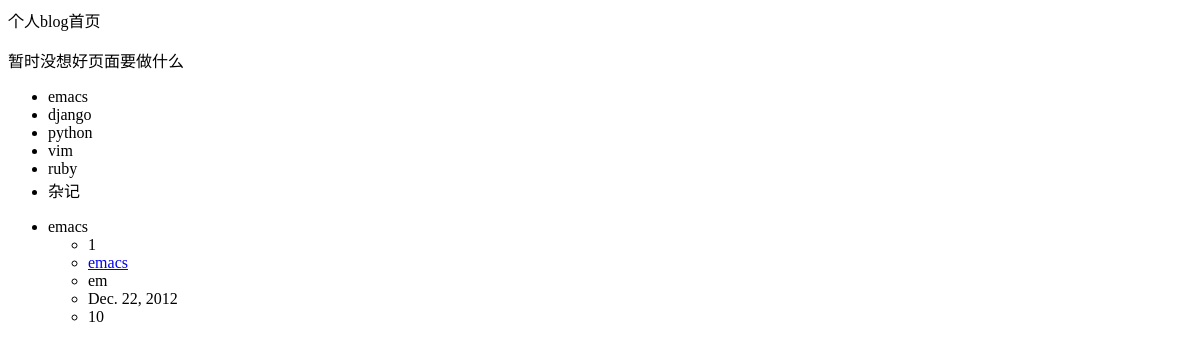
The page /blog/ on the database as committed earlier.
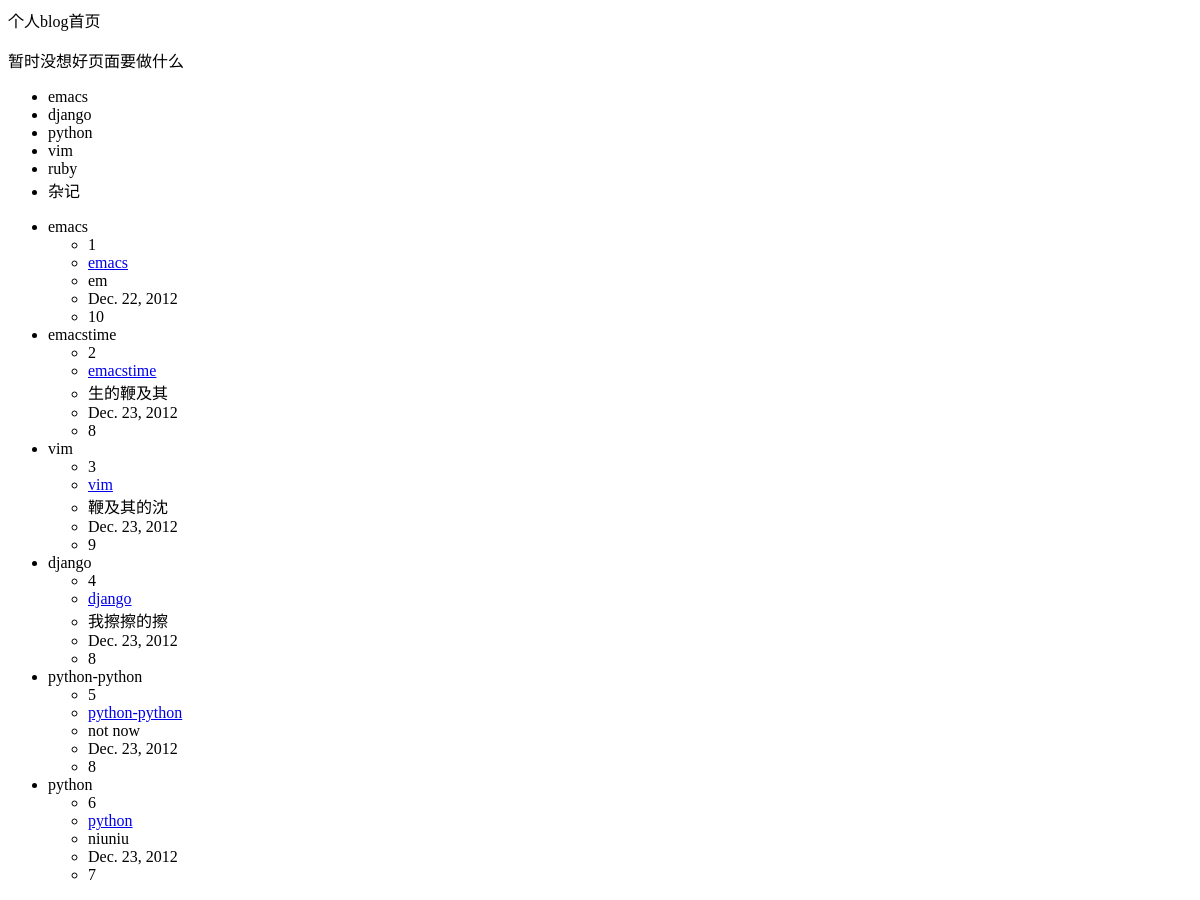
The same page on the database as committed later.
### webblog/models.py (models this page shows)
class Category(models.Model):
    category_id = models.AutoField(primary_key=True)
    name = models.CharField(max_length=20)
    create_time = models.DateTimeField(auto_now=True)
    category_rate = models.SmallIntegerField(verbose_name="排名")
    def __unicode__(self):
        return self.name

class Tag(models.Model):
    tag_id = models.AutoField(primary_key=True)
    tag_name = models.CharField(max_length=20, db_index=True,unique=True)
    desc = models.CharField(max_length=50)
    create_time = models.DateField(auto_now=True)
    tag_rate = models.SmallIntegerField()
    def __unicode__(self):
        return self.tag_name

### webblog/views.py (the view)
# urls.py: url(r'^blog/$', 'views.index'),
def index(request):
    cate = Category.objects.all()
    tags = Tag.objects.all()
    return render_to_response('blog/index.html',{'cate':cate, 'tag':tags})

### Template/blog/index.html (shortened to what this page needs)
{% block content %}
<div>
  <p>个人blog首页</p>
  <p>暂时没想好页面要做什么</p>
  <div id="category">
      <ul>
        {% for c in cate %}
          <li>{{ c }}</li>
        {% endfor %}
      </ul>
      <ul>
        {% for t in tag %}
        <li> {{ t }}</li>
         <ul>
             <li>{{ t.tag_id }}</li>
             <li><a href="{% url webblog.views.list t.tag_id 0 %}">{{ t.tag_name }}</a></li>
             <li>{{ t.desc }}</li>
             <li>{{ t.create_time }}</li>
             <li>{{ t.tag_rate }}</li>
         </ul>
        {% endfor %}
      </ul>
  </div>
</div>
{% endblock %}

Rows that differ between the two databases and show on the page:
added Tag: tag_name "emacstime", tag_id "2", desc "生的鞭及其", create_time "Dec. 23, 2012", tag_rate "8"
added Tag: tag_name "vim", tag_id "3", desc "鞭及其的沈", create_time "Dec. 23, 2012", tag_rate "9"
added Tag: tag_name "django", tag_id "4", desc "我擦擦的擦", create_time "Dec. 23, 2012", tag_rate "8"
added Tag: tag_name "python-python", tag_id "5", desc "not now", create_time "Dec. 23, 2012", tag_rate "8"
added Tag: tag_name "python", tag_id "6", desc "niuniu", create_time "Dec. 23, 2012", tag_rate "7"
